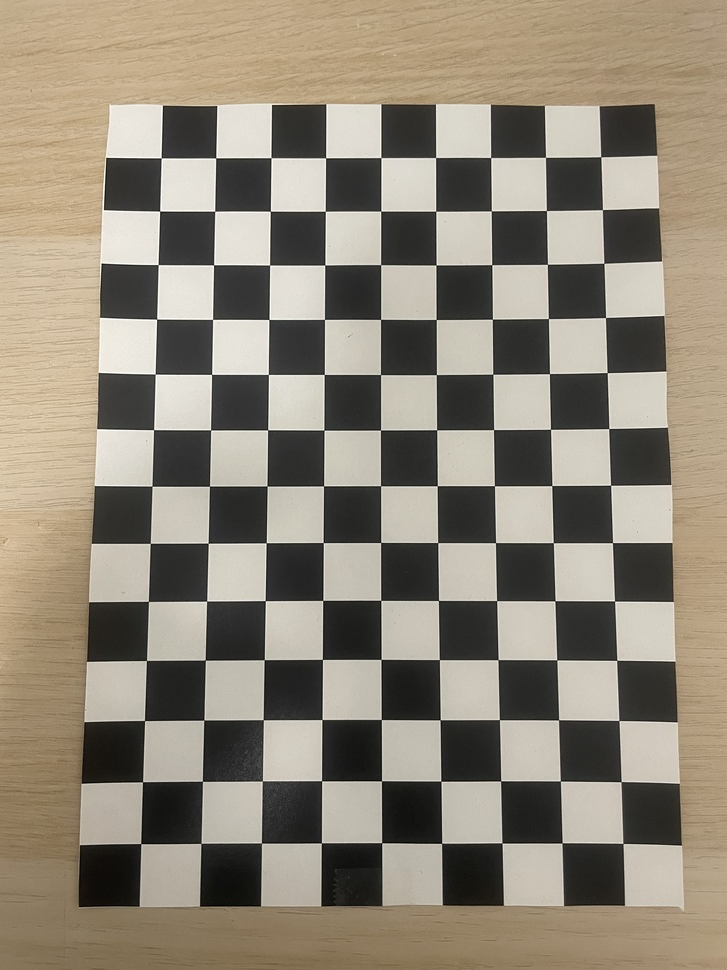
#> input picture data/calibration/original/IMG_2233.JPG, 727 x 970 px, shrunk from 3024 x 4032 before the run; its folder holds 3 pictures in this run
$ python calibrator.py
#> lines starting #> are read from the running program, lines starting #| are printed output that depends on the picture; long printed decimals are rounded
import cv2
import numpy as np
import glob
import os

# --- Configuration ---

# 1. CRITICAL: Set this to your grid's INTERNAL corner count.
GRID_WIDTH = 9
GRID_HEIGHT = 13
CHESSBOARD_SIZE = (GRID_WIDTH, GRID_HEIGHT)

# 2. CRITICAL: Set the physical size of one square.
#    Measure one square on your printed checkerboard.
#    This is the *most important* value for getting a real-world scale.
SQUARE_SIZE_CM = 1.8  # <--- !!! UPDATE THIS VALUE !!!

IMAGE_DIR = 'data/calibration/original'
OUTPUT_FILE = 'data/calibration/calibration_data.npz'

# --- End Configuration ---


def calibrate_camera(image_dir, grid_size, square_size):
    """
    Performs camera calibration using checkerboard images.
    """
#> called with image_dir = 'data/calibration/original', grid_size = (9, 13), square_size = 1.8
    print(f"Starting calibration...")
    print(f"Grid size: {grid_size}, Square size: {square_size} cm")

    # Termination criteria for cornerSubPix
    criteria = (cv2.TERM_CRITERIA_EPS + cv2.TERM_CRITERIA_MAX_ITER, 30, 0.001)

    # 3D points in real-world space (in cm)
    # We create a perfect grid (z=0)
    objp = np.zeros((grid_size[0] * grid_size[1], 3), np.float32)
    objp[:, :2] = np.mgrid[0:grid_size[0], 0:grid_size[1]].T.reshape(-1, 2)
    objp = objp * square_size # Scale by our measured square size

    # Lists to store 3D object points and 2D image points from all images
    objpoints = []  # 3D points in real world space
    imgpoints = []  # 2D points in image plane

    # Find all jpg and png images (case-insensitive)
    all_paths = []
    extensions = ['*.jpg', '*.JPG', '*.png', '*.PNG']
    for ext in extensions:
        all_paths.extend(glob.glob(os.path.join(image_dir, ext)))
#> pass 2 of the loop in calibrate_camera, `for ext in extensions:`:
#> pass 3 of the loop in calibrate_camera, `for ext in extensions:`:
#> the loop made 4 passes; the first 3 are shown
    image_paths = sorted(list(set(all_paths)))

    if not image_paths:
        print(f"Error: No images found in '{image_dir}'.")
        return

    print(f"Found {len(image_paths)} images. Detecting corners...")

    successful_detections = 0
    image_shape = None

    for image_path in image_paths:
        img = cv2.imread(image_path)
#> img is the input picture: shape (970, 727, 3); mean B, G, R 119.5, 134.5, 143.2
        if img is None:
            print(f"Warning: Could not read {image_path}. Skipping.")
            continue

        gray = cv2.cvtColor(img, cv2.COLOR_BGR2GRAY)
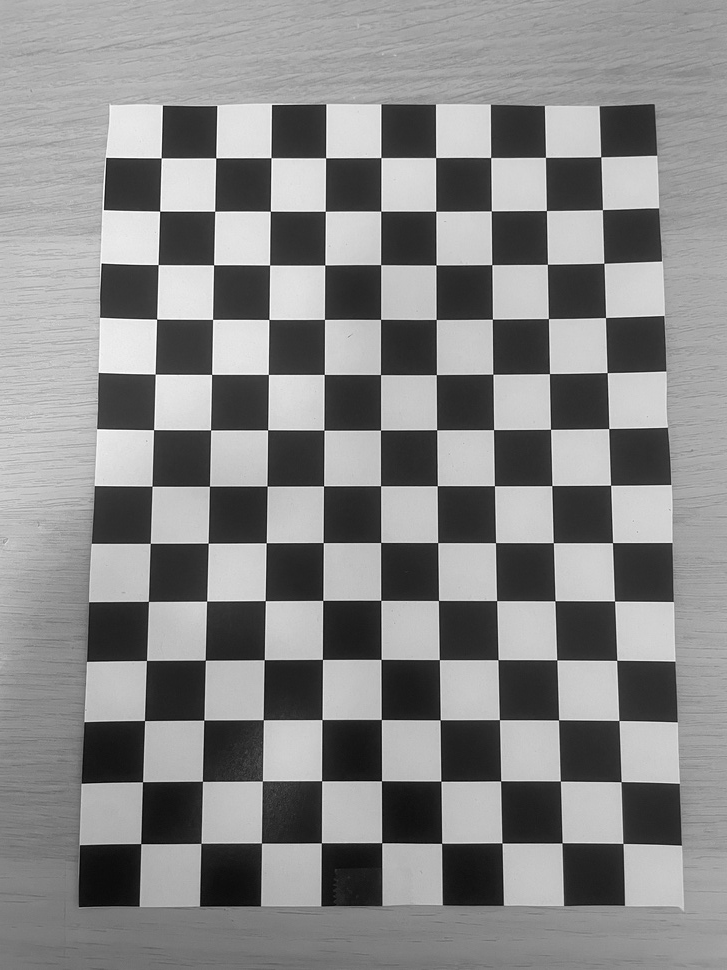
#> gray: shape (970, 727); min 1, max 255, mean 135.4

        if image_shape is None:
            image_shape = gray.shape[::-1] # Get (width, height)
#> image_shape = (727, 970)

        # 1. Find the chessboard corners
        ret, corners = cv2.findChessboardCorners(gray, grid_size, None)
#> ret = True; corners = 117 rows, first 8: [161.2, 157.9], [215.8, 157.9], [271, 157.6], [325.6, 157.8], [380.8, 157.5], [435.6, 157.5], [490.6, 157.5], [545.5, 157.3]

        # 2. If found, add to our lists
        if ret == True:
            successful_detections += 1
            print(f"  [SUCCESS] Found corners in {os.path.basename(image_path)}")

            # Add the "ground truth" 3D points
            objpoints.append(objp)

            # 3. Refine the corner locations (as you discovered)
            corners_refined = cv2.cornerSubPix(gray, corners, (11, 11), (-1, -1), criteria)
#> corners_refined = 117 rows, first 8: [161.2, 157.8], [215.7, 157.8], [271, 157.6], [325.6, 157.8], [380.9, 157.6], [435.6, 157.5], [490.7, 157.5], [545.5, 157.4]

            # Add the refined 2D points
            imgpoints.append(corners_refined)
        else:
            print(f"  [FAILURE] Could not find corners in {os.path.basename(image_path)}")
#> pass 2 of the loop in calibrate_camera, `for image_path in image_paths:`:
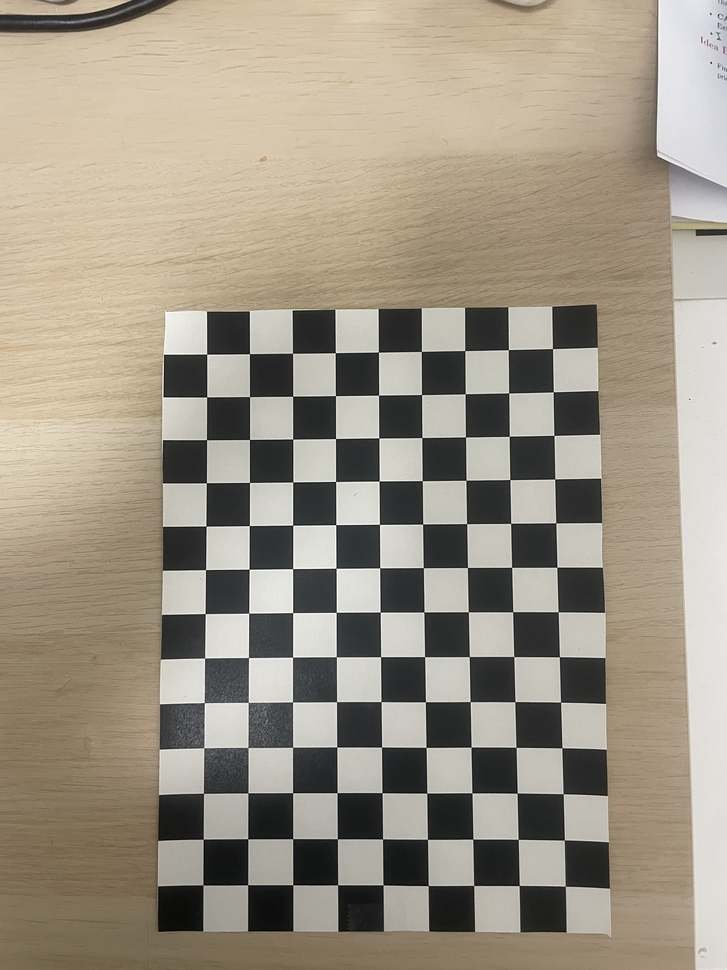
#> input picture data/calibration/original/IMG_2242.JPG, 727 x 970 px, shrunk from 3024 x 4032 before the run
#> in calibrate_camera, img is the input picture: shape (970, 727, 3); mean B, G, R 133.4, 148.8, 157.8
#> in calibrate_camera, `gray = cv2.cvtColor(img, cv2.COLOR_BGR2GRAY)`:
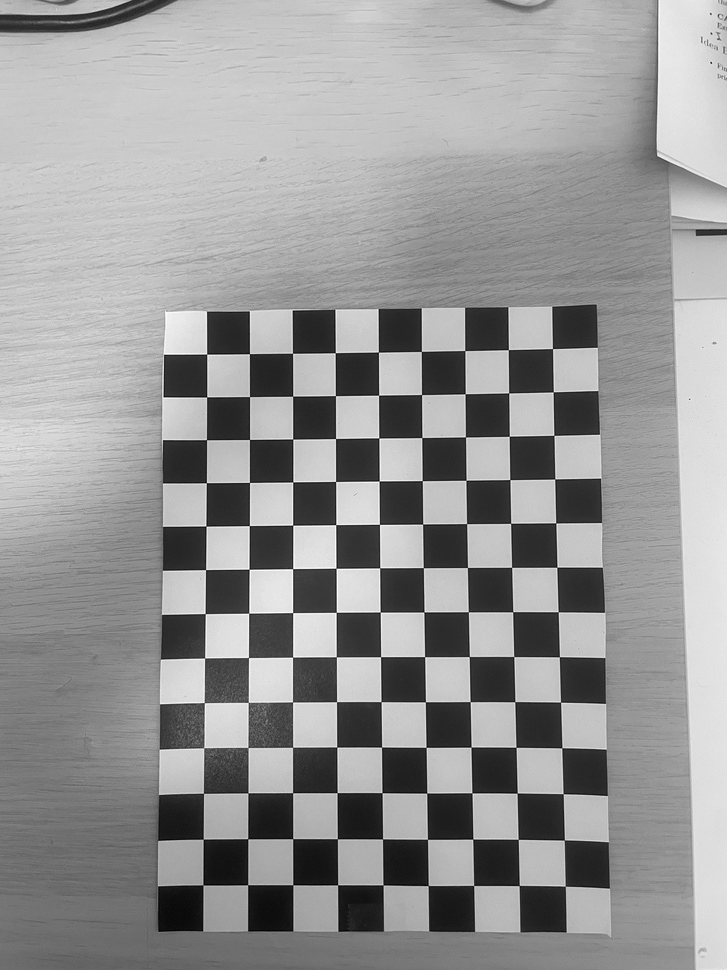
#> gray: shape (970, 727); min 0, max 255, mean 149.8
#> corners = 117 rows, first 8: [206.6, 354], [249.5, 353.7], [292.5, 353.2], [335.3, 352.7], [378.5, 352.1], [421.3, 351.3], [464.8, 350.6], [508.3, 349.7]
#> corners_refined = 117 rows, first 8: [206.6, 354.1], [249.4, 353.7], [292.5, 353.3], [335.3, 352.7], [378.4, 352.1], [421.4, 351.4], [464.8, 350.6], [508.4, 349.6]
#> pass 3 of the loop in calibrate_camera, `for image_path in image_paths:`:
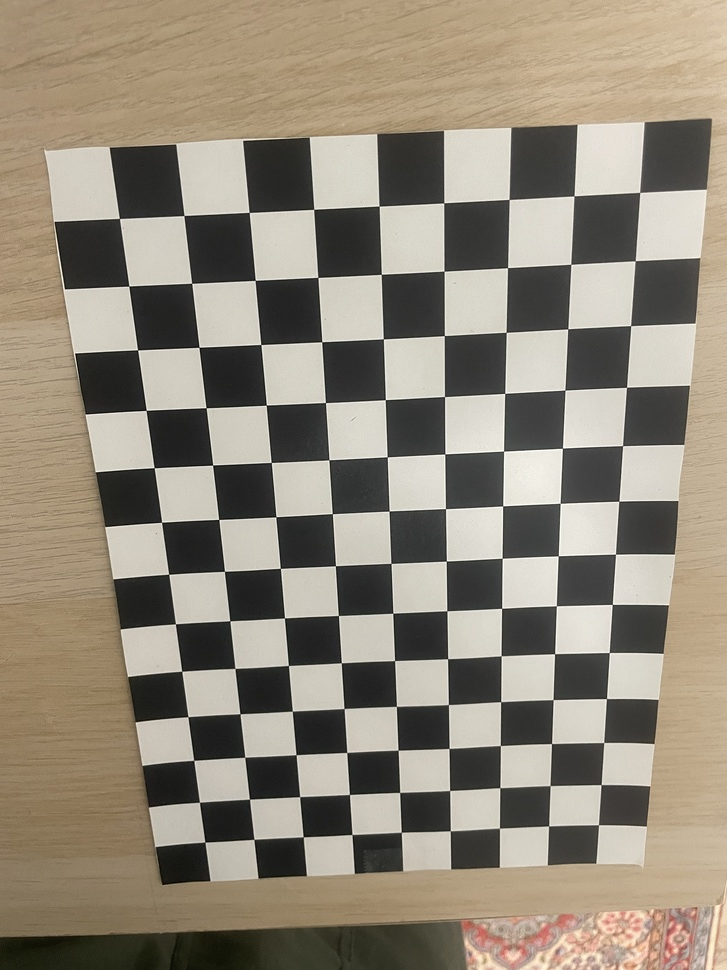
#> input picture data/calibration/original/IMG_2244.JPG, 727 x 970 px, shrunk from 3024 x 4032 before the run
#> in calibrate_camera, img is the input picture: shape (970, 727, 3); mean B, G, R 121.2, 136.1, 145
#> in calibrate_camera, `gray = cv2.cvtColor(img, cv2.COLOR_BGR2GRAY)`:
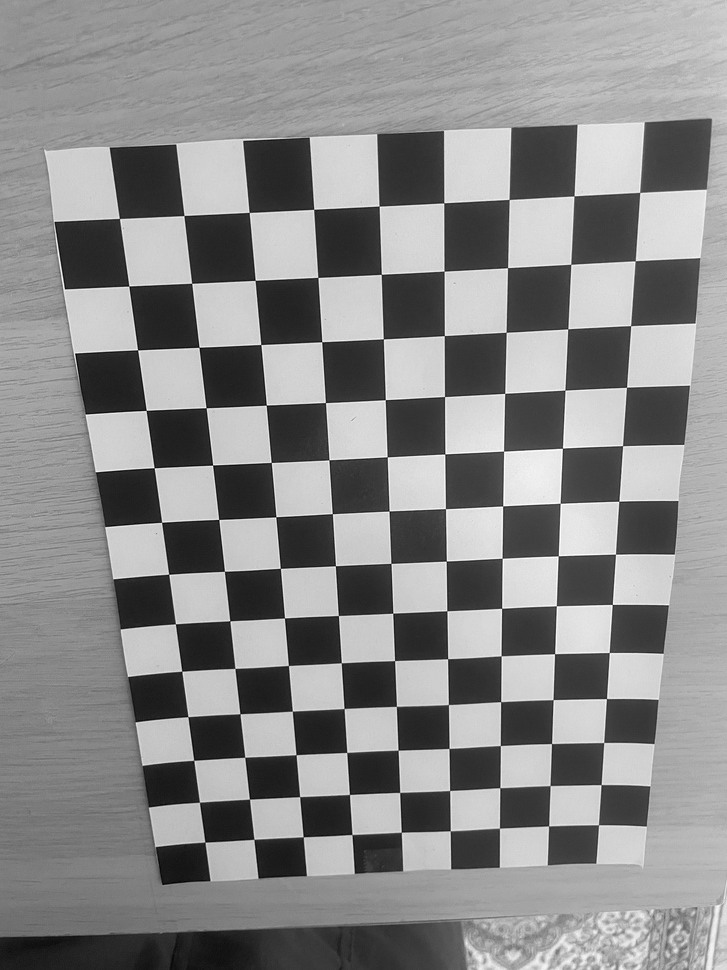
#> gray: shape (970, 727); min 0, max 255, mean 137.1
#> corners = 117 rows, first 8: [598.5, 824.8], [548.5, 825.9], [499.5, 828.1], [450.3, 830.8], [401.4, 832.3], [351.9, 834.5], [303.3, 836.8], [253.9, 839.3]
#> corners_refined = 117 rows, first 8: [598.5, 824.7], [548.6, 825.9], [499.4, 828.1], [450.3, 830.8], [401.3, 832.3], [351.9, 834.5], [303.2, 836.8], [253.8, 839.3]

    print(f"\nCalibration complete. Used {successful_detections} successful detections.")

    if successful_detections == 0:
        print("Error: No images with successful detections. Cannot calibrate.")
        return

    # --- 4. Run the final calibration ---
    # This is the function that solves the linear algebra problem
    ret, mtx, dist, rvecs, tvecs = cv2.calibrateCamera(
        objpoints, imgpoints, image_shape, None, None
    )
#> ret = 0.382; mtx = [[839.8, 0, 365.2], [0, 841.2, 504.7], [0, 0, 1]]; dist = [[0.184, -0.885, -0.00567, 0.00259, 1.52]]; rvecs = ([-0.123, -0.000589, 6.61e-05], [-0.0754, 0.0251, -0.00794], [-0.0115, -0.541, 3.05]); tvecs = ([-6.72, -11.31, 27.98], [-6.66, -6.3, 35.55], [8.5, 11.7, 31.03])

    if not ret:
        print("Error: Calibration failed.")
        return

    print("\n--- Calibration Results ---")
    print("Camera Matrix (K):")
    print(mtx)
#| [[839.778   0.         365.229]
#|  [  0.         841.181 504.717]
#|  [  0.           0.           1.        ]]
    print("\nDistortion Coefficients (k1, k2, p1, p2, k3):")
    print(dist)
#| [[ 0.1841 -0.8847 -0.005668  0.002586  1.519]]

    # --- 5. Calculate and report reprojection error ---
    total_error = 0
    for i in range(len(objpoints)):
        imgpoints2, _ = cv2.projectPoints(objpoints[i], rvecs[i], tvecs[i], mtx, dist)
        error = cv2.norm(imgpoints[i], imgpoints2, cv2.NORM_L2) / len(imgpoints2)
        total_error += error
#> this loop made 3 passes
#> (error, total_error) on passes 1 to 3: (0.0385, 0.0385), (0.0246, 0.0631), (0.0406, 0.104)
#> after the loop, total_error = 0.104

    mean_error = total_error / len(objpoints)
#> mean_error = 0.0346
    print(f"\nMean Reprojection Error: {mean_error:.4f} pixels")
#| Mean Reprojection Error: 0.0346 pixels
    print("----------------------------")
    if mean_error < 0.5:
        print("This is a high-quality calibration. 🎯")
    elif mean_error < 1.0:
        print("This is a decent calibration. 👍")
    else:
        print("This calibration quality is low. Consider retaking photos. ⚠️")

    # --- 6. Save the results ---
    print(f"\nSaving calibration data to '{OUTPUT_FILE}'...")
    np.savez(
        OUTPUT_FILE,
        mtx=mtx,
        dist=dist,
        rvecs=rvecs,
        tvecs=tvecs
    )
    print("Done.")


# --- Main execution ---
if __name__ == "__main__":
    calibrate_camera(IMAGE_DIR, CHESSBOARD_SIZE, SQUARE_SIZE_CM)
